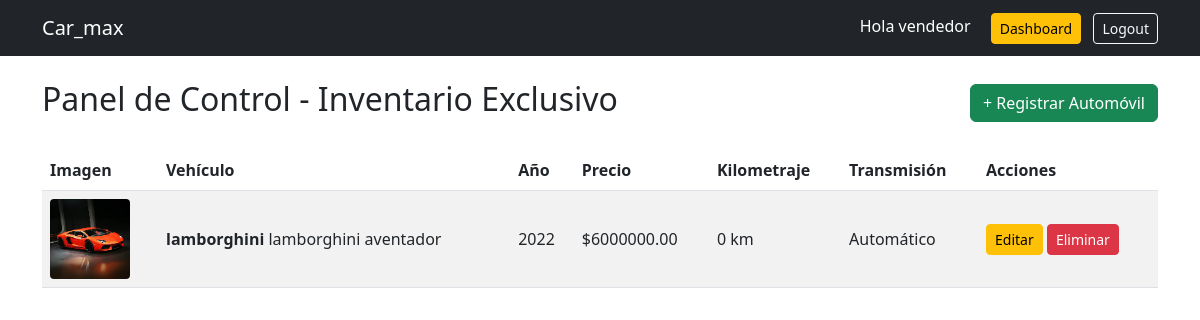
/dashboard/ (signed in), run on the app's committed database.
### Car_max/models.py (models this page shows, shortened)
class User(AbstractUser):
    id = models.UUIDField(primary_key=True, default=uuid.uuid4, editable=False)
    is_seller = models.BooleanField(default=False)

class Car(models.Model):
    TRANSMISSION_CHOICES = [
        ('MANUAL', 'Manual'),
        ('AUTOMATIC', 'Automático'),
    ]
    FUEL_CHOICES = [
        ('GASOLINE', 'Gasolina'),
        ('DIESEL', 'Diésel'),
        ('ELECTRIC', 'Eléctrico'),
        ('HYBRID', 'Híbrido'),
    ]
    id = models.UUIDField(primary_key=True, default=uuid.uuid4, editable=False)
    brand = models.CharField(max_length=50)
    model_name = models.CharField(max_length=50)
    year = models.PositiveIntegerField()
    price = models.DecimalField(max_digits=12, decimal_places=2)
    mileage = models.PositiveIntegerField()
    transmission = models.CharField(max_length=15, choices=TRANSMISSION_CHOICES, default='AUTOMATIC')
    fuel_type = models.CharField(max_length=15, choices=FUEL_CHOICES, default='GASOLINE')
    engine = models.CharField(max_length=50)
    description = models.TextField()
    stock = models.PositiveIntegerField(default=1)
    image = models.ImageField(upload_to='cars/', blank=True, null=True)
    owner = models.ForeignKey(
        settings.AUTH_USER_MODEL,
        on_delete=models.CASCADE,
        related_name='cars'
    )
    categories = models.ManyToManyField(
        Category,
        related_name='cars'
    )
    created_at = models.DateTimeField(auto_now_add=True)

### Car_max/views.py (the view)
# urls.py: path('dashboard/', views.dashboard, name='dashboard'),
@login_required
def dashboard(request):
    if not request.user.is_seller:
        return HttpResponseForbidden("No tienes permisos")
    cars = Car.objects.filter(owner=request.user)
    return render(request, 'Car_max/dashboard.html', {'cars': cars})

### Car_max/templates/Car_max/dashboard.html
{% extends 'Car_max/base.html' %}
{% block content %}
<div class="d-flex justify-content-between align-items-center mb-4">
    <h2>Panel de Control - Inventario Exclusivo</h2>
    <a href="{% url 'car_create' %}" class="btn btn-success">+ Registrar Automóvil</a>
</div>
<table class="table table-striped align-middle">
    <thead>
        <tr>
            <th>Imagen</th>
            <th>Vehículo</th>
            <th>Año</th>
            <th>Precio</th>
            <th>Kilometraje</th>
            <th>Transmisión</th>
            <th>Acciones</th>
        </tr>
    </thead>
    <tbody>
    {% for car in cars %}
        <tr>
            <td>
                {% if car.image %}
                    <img src="{{ car.image.url }}" alt="{{ car.model_name }}" style="width: 80px; height: auto; border-radius: 4px;">
                {% else %}
                    <span class="text-muted">Sin foto</span>
                {% endif %}
            </td>
            <td><strong>{{ car.brand }}</strong> {{ car.model_name }}</td>
            <td>{{ car.year }}</td>
            <td>${{ car.price }}</td>
            <td>{{ car.mileage }} km</td>
            <td>{{ car.get_transmission_display }}</td>
            <td>
                <a href="{% url 'car_update' car.id %}" class="btn btn-warning btn-sm">Editar</a>
                <a href="{% url 'car_delete' car.id %}" class="btn btn-danger btn-sm">Eliminar</a>
            </td>
        </tr>
    {% endfor %}
    </tbody>
</table>
{% endblock %}

### Car_max/templates/Car_max/base.html (shortened to what this page needs)
<!DOCTYPE html>
<html lang="es">
<head>
    <link href="https://cdn.jsdelivr.net/npm/bootstrap@5.3.0/dist/css/bootstrap.min.css" rel="stylesheet">
</head>
<body>
<nav class="navbar navbar-expand-lg navbar-dark bg-dark">
  <div class="container">
    <a class="navbar-brand" href="/">Car_max</a>
    <div>
      {% if user.is_authenticated %}
        <span class="text-white me-3">Hola {{ user.username }}</span>
        {% if user.is_seller %}
          <a href="{% url 'dashboard' %}" class="btn btn-warning btn-sm me-2">Dashboard</a>
        {% endif %}
        <a href="{% url 'logout' %}" class="btn btn-outline-light btn-sm">Logout</a>
      {% else %}
        <a href="{% url 'login' %}" class="btn btn-outline-light btn-sm me-2">Login</a>
        <a href="{% url 'register' %}" class="btn btn-primary btn-sm">Registro</a>
      {% endif %}
    </div>
  </div>
</nav>
<div class="container mt-4">
    {% block content %}{% endblock %}
</div>
</body>
</html>

### data on the page
User: username "vendedor"
Car: image (picture), brand "lamborghini", model_name "lamborghini aventador", year "2022", price "6000000.00", mileage "0", transmission "Automático"
